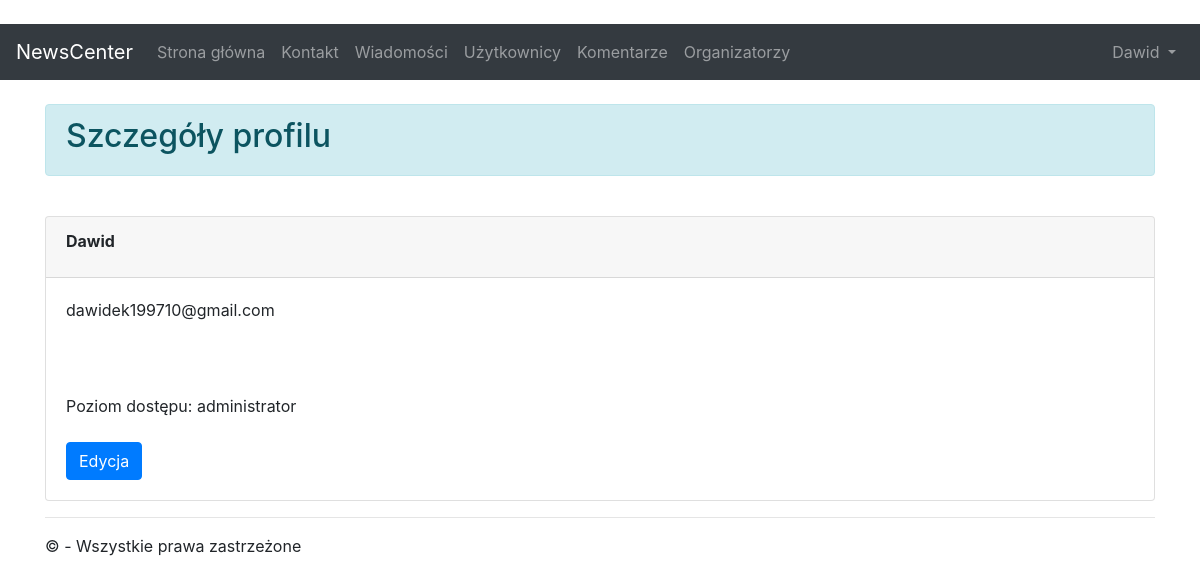
The app's page /user/user_details (signed in) with its own data.
### app/models.py (models this page shows)
class UserProfile(models.Model):
	user = models.OneToOneField(User, on_delete=models.CASCADE)
	role = models.CharField(max_length=16)

### app/views/user.py (the view)
# urls.py: path('user/user_details'    , app.views.user.details    , name='details'),
def details(request):
	profile = find_profile(request)
	is_input = False
	submitbutton= request.POST.get('submit')
	if submitbutton:
		is_input = True
	return render(request, 'app/user/user_details.html',{
		'profile': profile,
		'is_input': is_input,
		'submitbutton': submitbutton,
		'auth': is_logged(request),
		'admin' : is_admin(request)
	})

### app/support/utilities.py (called while the page is built)
def find_profile(request):
	try:
		return UserProfile.objects.get(user=request.user)
	except:
		return None

def is_admin(request):
	if find_profile(request) is None:
		return False
	return is_mod(request)

def is_mod(request):
	user = UserProfile.objects.get(user=request.user)
	return user.role == 'moderator' or user.role == 'administrator'

def is_logged(request):
	return 'yes' if request.user.is_authenticated else 'no'

### app/templates/app/user/user_details.html
{% extends 'app/shared/layout.html' %}
{% block content %}
<br />
<div class="alert alert-info">
	<h2>Szczegóły profilu</h2>
</div>
<br />
<div class="card">
	<div class="card-header {% if date > article.date %} gray {% endif %}">
		<div class="card-title">
			<b>
				{{ profile.user.username }}
			</b>
		</div>
	</div>
	<div class="card-body">
		<div class="card-text">
			{{ profile.user.email }}    <br />
			{{ profile.user.name }}     <br />
			{{ profile.user.surname }}  <br />
			{{ profile.user.age }}      <br />
			Poziom dostępu: {{ profile.role }} <br />
		</div>
		<br />
		<button	onclick="window.location = '{% url 'edit' %}'" class="btn btn-primary" scope="col">Edycja</button>
	</div>
</div>
{% endblock %}

### app/templates/app/partial/loginpartial.html (shortened to what this page needs)
{% if user.is_authenticated %}
	<ul class="navbar-nav ml-auto">
		<li class="nav-item dropdown">
			<a class="nav-link dropdown-toggle" href="#" id="userMenu" data-toggle="dropdown" aria-haspopup="true" aria-expanded="false">
				{{ user.username }}
			</a>
		</li>
	</ul>
{% else %}
	<form class="form-inline ml-auto">
		<a href="{% url 'login' %}" class="btn btn-outline-secondary">Zaloguj</a>
		<a href="{% url 'signup' %}" class="btn btn-primary ml-2">Zarejestruj</a>
	</form>
{% endif %}

### app/static/app/content/styles.css (style rules this page uses)
body { padding-top: 0px; }

### records on screen
UserProfile: user.username "Dawid", user.email "dawidek199710@gmail.com", role "administrator"

### other values on screen
{{ user.username }} "Dawid"
